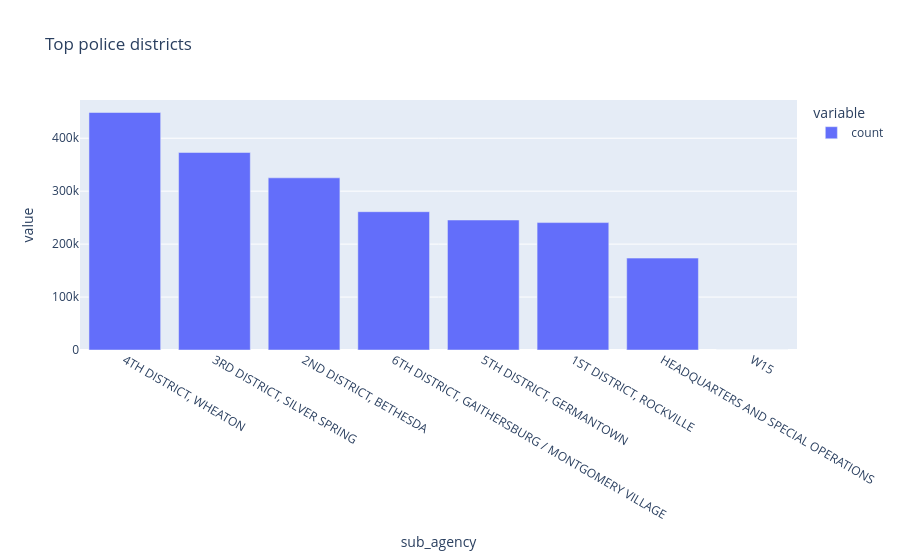

The notebook cell this image was saved under:
### Markdown cell above
which districts lead, and the missing-coordinates limitation.

### Code cell
print(df["sub_agency"].value_counts().head(5))
print("Missing coordinates %:", round(df["latitude"].isna().mean() * 100, 1))
px.bar(df["sub_agency"].value_counts().head(8), title="Top police districts").show()

### Figure 1 — Plotly figure (JSON) as saved in the notebook; plotly's stock layout.template omitted (floating-point values rounded to 4 significant figures)
{"data": [{"hovertemplate": "variable=count<br>sub_agency=%{x}<br>value=%{y}<extra></extra>", "legendgroup": "count", "marker": {"color": "#636efa", "pattern": {"shape": ""}}, "name": "count", "orientation": "v", "showlegend": true, "textposition": "auto", "type": "bar", "x": ["4TH DISTRICT, WHEATON", "3RD DISTRICT, SILVER SPRING", "2ND DISTRICT, BETHESDA", "6TH DISTRICT, GAITHERSBURG / MONTGOMERY VILLAGE", "5TH DISTRICT, GERMANTOWN", "1ST DISTRICT, ROCKVILLE", "HEADQUARTERS AND SPECIAL OPERATIONS", "W15"], "xaxis": "x", "y": [448580, 373052, 325179, 261210, 245529, 240652, 173549, 7], "yaxis": "y"}], "layout": {"barmode": "relative", "legend": {"title": {"text": "variable"}, "tracegroupgap": 0}, "title": {"text": "Top police districts"}, "xaxis": {"anchor": "y", "domain": [0, 1], "title": {"text": "sub_agency"}}, "yaxis": {"anchor": "x", "domain": [0, 1], "title": {"text": "value"}}}}
